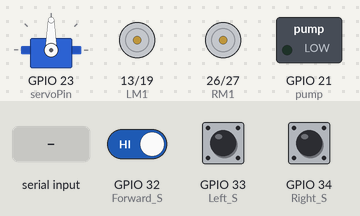
Simulated run of this sketch. Board: ESP32. On the bench: servo, motor-driver pin pairs drawn as motors (green arrow = first pin HIGH = forward, orange = second pin HIGH = backward, longer = more drive), switched loads named in the sketch (green lamp = pin HIGH). The inputs (shaded band) are chosen by the test bench; at power-on: GPIO 32 (Forward_S) HIGH, GPIO 33 (Left_S) HIGH, GPIO 34 (Right_S) HIGH. Nothing arrives over Bluetooth unless stated; what the sketch prints to the serial monitor is not drawn.

Above: at 1.2 s.
1.3 s: GPIO 32 (Forward_S) driven LOW
At 2.0 s:
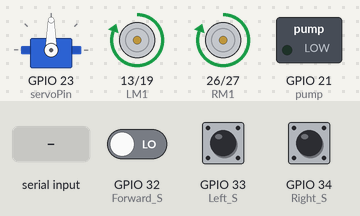
2.8 s: GPIO 33 (Left_S) pulled LOW for 0.15 s
At 2.87 s:
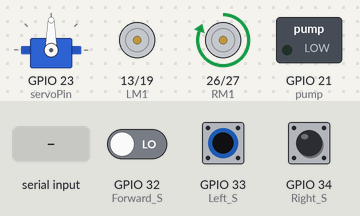
4.4 s: GPIO 34 (Right_S) pulled LOW for 0.15 s
At 4.47 s:
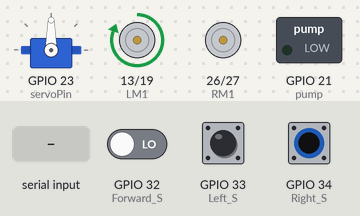
6.0 s: GPIO 34 (Right_S) pulled LOW for 3.2 s
At 10.4 s:
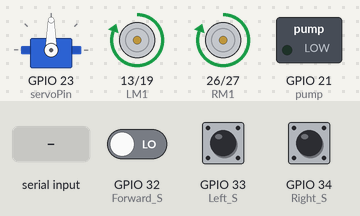
10.7 s: "Auto" received over the second serial link
At 11.5 s:
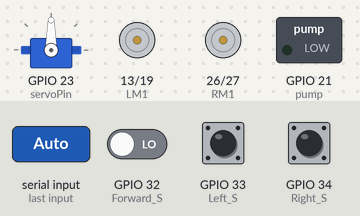
12.2 s: "DOWN" received over the second serial link
At 12.7 s:
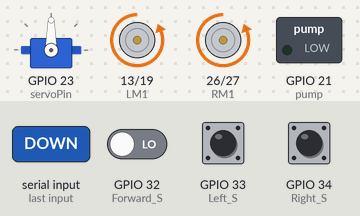
Timing chart, 0 to 14.7 s (numbered marks = the images above; inputs shaded):
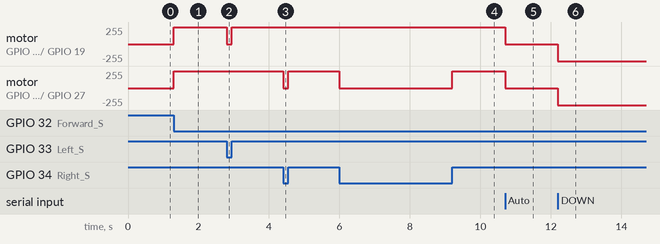

Measured:
- after the input at 1.3 s, motor on GPIO 13 (LM1) / GPIO 19 (LM2), motor on GPIO 26 (RM1) / GPIO 27 (RM2): stopped → forward 255/255 at once
- after the input at 2.8 s, motor on GPIO 13 (LM1) / GPIO 19 (LM2): forward 255/255 → stopped at once, → forward 255/255 0.15 s later
- after the input at 4.4 s, motor on GPIO 26 (RM1) / GPIO 27 (RM2): forward 255/255 → stopped at once, → forward 255/255 0.15 s later
- after the input at 6.0 s, motor on GPIO 26 (RM1) / GPIO 27 (RM2): forward 255/255 → stopped at once, → forward 255/255 3.2 s later
- after the input at 10.7 s, motor on GPIO 13 (LM1) / GPIO 19 (LM2), motor on GPIO 26 (RM1) / GPIO 27 (RM2): forward 255/255 → stopped at once
- after the input at 12.2 s, motor on GPIO 13 (LM1) / GPIO 19 (LM2), motor on GPIO 26 (RM1) / GPIO 27 (RM2): stopped → backward 255/255 at once

The sketch:

firefighterCar.ino
```cpp
#include <ESP32Servo.h>
#include "BluetoothSerial.h"

#if !defined(CONFIG_BT_ENABLED) || !defined(CONFIG_BLUEDROID_ENABLED)
#error Bluetooth is not enabled! Please run `make menuconfig` to and enable it
#endif

/*-------defining Inputs------*/
#define Left_S 33         // left sensor
#define Forward_S 32      // forward sensor
#define Right_S 34        // right sensor

/*-------defining Outputs------*/
#define LM1 13            // left motor
#define LM2 19            // left motor
#define RM1 26            // right motor
#define RM2 27            // right motor
#define pump 21           // pump
#define servoPin 23       // servo

/*-------Variables------*/
String device_name = "FireFighter"; // Bluetooth device name
Servo servo;              // servo motor
int pos = 0;              // servo position
bool automatic = true;    // current mode
BluetoothSerial SerialBT; // Bluetooth connection

/*-------Manual Controls------*/
bool manualForward = false;   // Flag for forward movement
bool manualBackward = false;  // Flag for backward movement

// function prototypes
void put_off_fire();
bool areAllUp();
String readBluetoothMessage();
void automaticMode();
void manualMode();

void setup() {
  Serial.begin(115200);
  pinMode(Left_S, INPUT);
  pinMode(Right_S, INPUT);
  pinMode(Forward_S, INPUT);
  pinMode(LM1, OUTPUT);
  pinMode(LM2, OUTPUT);
  pinMode(RM1, OUTPUT);
  pinMode(RM2, OUTPUT);
  pinMode(pump, OUTPUT);

  SerialBT.begin(device_name); //Bluetooth device name
  Serial.println("The device started, now you can pair it with bluetooth!");

  servo.attach(servoPin, 500, 2400);
  servo.write(90);
  digitalWrite(pump, LOW);
  Serial.println("Robot listo.");
}

void loop() {
  String message = readBluetoothMessage();
  if (message.length() > 0) {
    Serial.println("Command: " + message);
  }
  message.trim();

  // Auto: Toggle automatic
  if(message == "Auto"){
    automatic = !automatic;
    if(automatic) {
      SerialBT.println("Auto Mode");
    } else {
      SerialBT.println("Manual Mode");
    }
  }

  if(automatic) {
    automaticMode();
  } else {
    manualMode(message);
  }
}

// Definición de las funciones debajo de setup() y loop()

void put_off_fire() {
  Serial.println("Apagando fuego...");
  digitalWrite(pump, HIGH);
  delay(120);

  short delayTime = 5;

  for (pos = 50; pos <= 130; pos += 1) {
    servo.write(pos);
    delay(delayTime);
  }

  for (pos = 130; pos >= 50; pos -= 1) {
    servo.write(pos);
    delay(delayTime);
  }

  for (pos = 50; pos < 90; pos += 1) {
    servo.write(pos);
    delay(delayTime);
  }

  digitalWrite(pump, LOW);

  servo.write(90);
  Serial.println("Agua dispensada");
}

bool areAllUp() {
  return digitalRead(Left_S) == 0 && digitalRead(Right_S) == 0 && digitalRead(Forward_S) == 0;
}

String readBluetoothMessage() {
  String message = "";

  // Verificar si hay datos disponibles en el puerto Bluetooth
  while (SerialBT.available()) {
    char incomingChar = SerialBT.read();  // Leer el carácter recibido

    // Agregar el carácter al mensaje
    message += String(incomingChar);
  }

  return message;
}

void automaticMode() {
  //servo.write(90);

/*
  int leftState = digitalRead(Left_S);
  int rightState = digitalRead(Right_S);
  int forwardState = digitalRead(Forward_S);

  Serial.print("Left Sensor: ");
  Serial.println(leftState);

  Serial.print("Forward Sensor: ");
  Serial.println(forwardState);

  Serial.print("Right Sensor: ");
  Serial.println(rightState);
*/

  if (areAllUp()) {
    Serial.write("1");
    digitalWrite(LM1, LOW);
    digitalWrite(LM2, LOW);
    digitalWrite(RM1, LOW);
    digitalWrite(RM2, LOW);
    delay(100);
    put_off_fire();
    if (areAllUp()) {
      // Serial.println("Fuego no apagado, moviendo adelante");
      digitalWrite(LM1, HIGH);
      digitalWrite(LM2, LOW);
      digitalWrite(RM1, HIGH);
      digitalWrite(RM2, LOW);
      delay(120);
    }
  }
  else if (digitalRead(Left_S) == 0 && digitalRead(Right_S) == 0) {
    Serial.write("2");
    digitalWrite(LM1, LOW);
    digitalWrite(LM2, HIGH);
    digitalWrite(RM1, LOW);
    digitalWrite(RM2, HIGH);
    delay(800);
  }
  else if (digitalRead(Left_S) == 0) {
    Serial.write("3");
    digitalWrite(LM1, LOW);
    digitalWrite(LM2, LOW);
    digitalWrite(RM1, HIGH);
    digitalWrite(RM2, LOW);
    // Serial.println("Fuego detectado a la izquierda. Moviendo hacia la izquierda.");
  }
  else if (digitalRead(Right_S) == 0) {
    Serial.write("4");
    digitalWrite(LM1, HIGH);
    digitalWrite(LM2, LOW);
    digitalWrite(RM1, LOW);
    digitalWrite(RM2, LOW);
    // Serial.println("Fuego detectado a la derecha. Moviendo hacia la derecha.");
  }
  else if (digitalRead(Forward_S) == 0) {
    Serial.write("5");
    digitalWrite(LM1, HIGH);
    digitalWrite(LM2, LOW);
    digitalWrite(RM1, HIGH);
    digitalWrite(RM2, LOW);
    // Serial.println("Fuego detectado al frente. Moviendo hacia adelante.");
  } else {
    Serial.write("6");
    digitalWrite(LM1, LOW);
    digitalWrite(LM2, LOW);
    digitalWrite(RM1, LOW);
    digitalWrite(RM2, LOW);
  }
}

void manualMode(String command) {
  // Valid {command} values
  // UP: Active move forward
  // DOWN: Active move backward
  // LEFT: Turn left
  // RIGHT: Turn right

  // Active the signals for forward and backward
  if (command == "UP"){
    if (manualForward) {
      manualForward = false;
    } else {
      manualForward = true;
    }
    manualBackward = false;
  } else if (command == "DOWN") {
    if (manualBackward) {
      manualBackward = false;
    } else {
      manualBackward = true;
    }
    manualForward = false;
  }

  // Turn the car left or right
  if (command == "LEFT") {
    digitalWrite(LM1, LOW);
    digitalWrite(LM2, HIGH);
    digitalWrite(RM1, HIGH);
    digitalWrite(RM2, LOW);
    delay(160);
  } else if (command == "RIGHT") {
    digitalWrite(LM1, HIGH);
    digitalWrite(LM2, LOW);
    digitalWrite(RM1, LOW);
    digitalWrite(RM2, HIGH);
    delay(160);
  }

  // Stop the car
  if(command == "Stop") {
    manualForward = false;
    manualBackward = false;
  }

  if(command == "OFF_fire"){
    put_off_fire();
  }

  // Stop the car if both forward and backward are active
  if (manualForward == manualBackward){
    manualForward = false;
    manualBackward = false;
  }

  // Move the car according to the command
  if(manualForward) {
    digitalWrite(LM1, HIGH);
    digitalWrite(LM2, LOW);
    digitalWrite(RM1, HIGH);
    digitalWrite(RM2, LOW);
  } else if(manualBackward) {
    digitalWrite(LM1, LOW);
    digitalWrite(LM2, HIGH);
    digitalWrite(RM1, LOW);
    digitalWrite(RM2, HIGH);
  }

  // Stop the car if no command is active
  if(!manualForward && !manualBackward) {
    digitalWrite(LM1, LOW);
    digitalWrite(LM2, LOW);
    digitalWrite(RM1, LOW);
    digitalWrite(RM2, LOW);
  }
}
```
